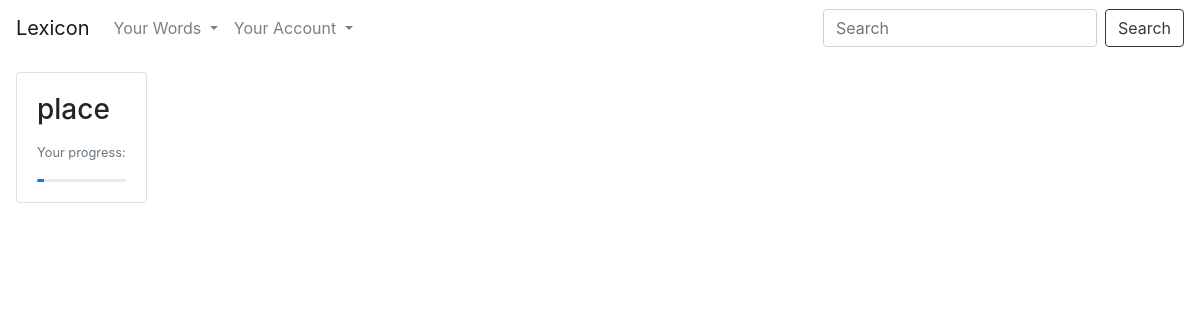
/view (signed in), run on an earlier commit of the app's database.
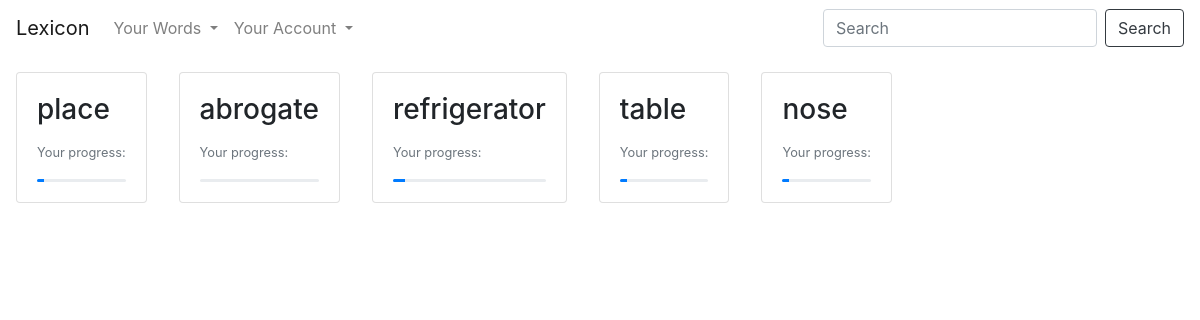
And on a later commit of the database.
### flaskapp/models.py (models this page shows, shortened)
class Word(db.Model):
    id = db.Column(db.Integer, primary_key=True)
    word = db.Column(db.String(45), unique=True, nullable=False)
    time = db.Column(db.DateTime, nullable=False, default=datetime.utcnow)
    due_date = db.Column(db.DateTime, nullable=False)
    user_id = db.Column(db.Integer, db.ForeignKey('user.id'), nullable=False)
    level = db.Column(db.Integer, nullable=False)

### flaskapp/routes.py (the view)
@app.route("/view", methods=['GET', 'POST'])
@login_required
def view():
    if request.method == 'POST':
        output_word = request.form['search_word']
        return redirect(url_for('search', word=output_word))
    else:
        return render_template('view.html', name='view', background_url=generate_url())

### flaskapp/imagegen.py (called while the page is built)
def generate_url():
    import random
    url_list = ['https://images.pexels.com/photos/1054222/pexels-photo-1054222.jpeg?auto=compress&cs=tinysrgb&dpr=2&h=650&w=940',
                "https://images.pexels.com/photos/1054218/pexels-photo-1054218.jpeg?auto=compress&cs=tinysrgb&dpr=2&h=650&w=940",
                "https://images.pexels.com/photos/1323550/pexels-photo-1323550.jpeg?auto=compress&cs=tinysrgb&dpr=2&h=650&w=940",
                "https://images.pexels.com/photos/531756/pexels-photo-531756.jpeg?auto=compress&cs=tinysrgb&dpr=2&h=650&w=940"]
    return url_list[random.randint(0, len(url_list)-1)]

### flaskapp/models.py (called while the page is built)
@login_manager.user_loader
def load_user(user_id):
    return User.query.get(int(user_id))

### flaskapp/templates/view.html
{% extends "layout.html" %}
{% block a %}
{% if current_user.words == [] %}
<div class="container">
<div class="card m-3">
  <h3 class="display-4" style="padding: 2%">
    Start searching the words you don't know on the bar in top right corner
  </h3>
</div>
</div>
{% else %}
  <div class="card-group">
      {% for each in current_user.words %}
      <div class="">
          <div class="card m-3">
              <div class="card-body">
                <h3 class="card-title">{{ each.word }}</h3>
                <p class="card-text"><small class="text-muted">Your progress:</small></p>
                <div class="progress" style="height: 3px;">
                <div class="progress-bar" role="progressbar" style="width: {{ (each.level/13) * 100}}%;" aria-valuenow="{{ each.level }}" aria-valuemin="0" aria-valuemax="100"></div>
                </div>
              </div>
            </div>
          </div>
      {% endfor %}
  </div>
{% endif %}
{% endblock a %}

### flaskapp/templates/layout.html (shortened to what this page needs)
<!DOCTYPE html>
<html>
    <head>
        <link rel="stylesheet" href="https://stackpath.bootstrapcdn.com/bootstrap/4.3.1/css/bootstrap.min.css">
    </head>
    {% if background_url %}
    <body style="background: url( {{ background_url }} );
     -webkit-background-size: cover;
    -moz-background-size: cover;
    background-size: cover;
    -o-background-size: cover; background-attachment: fixed;">
    {% elif background_color %}
    <body style="background-color: {{ background_color }}">
    {% else %}
    <body style="background-color: white">
    {% endif %}
        <nav class="navbar navbar-expand-lg navbar-light" style="background: transparent">
            <a class="navbar-brand" href="{{ url_for('home') }}">Lexicon</a>
            <div class="collapse navbar-collapse" id="navbarSupportedContent">
              <ul class="navbar-nav mr-auto">
                {% if current_user.is_authenticated %}
                <li class="nav-item dropdown">
                  <a class="nav-link dropdown-toggle" href="#" id="navbarDropdown" role="button" data-toggle="dropdown" aria-haspopup="true" aria-expanded="false">
                    Your Words
                  </a>
                </li>
                {% endif %}
                <li class="nav-item dropdown">
                  <a class="nav-link dropdown-toggle" href="#" id="navbarDropdown" role="button" data-toggle="dropdown" aria-haspopup="true" aria-expanded="false">
                    Your Account
                  </a>
                </li>
              </ul>
              <form action="{{ url_for(name) }}" method='POST' class="form-inline my-2 my-lg-0">
                <input name="search_word" class="form-control mr-sm-2" type="search" placeholder="Search" aria-label="Search">
                <button class="btn btn-outline-dark my-2 my-sm-0" type="submit">Search</button>
              </form>
            </div>
          </nav>
          {% block a %}
          {% endblock a %}
    </body>
</html>

What changed in the data, as far as the page shows it:
added Word: word "abrogate"
added Word: word "refrigerator", level 1 (drawn)
added Word: word "table", level 1 (drawn)
added Word: word "nose", level 1 (drawn)
